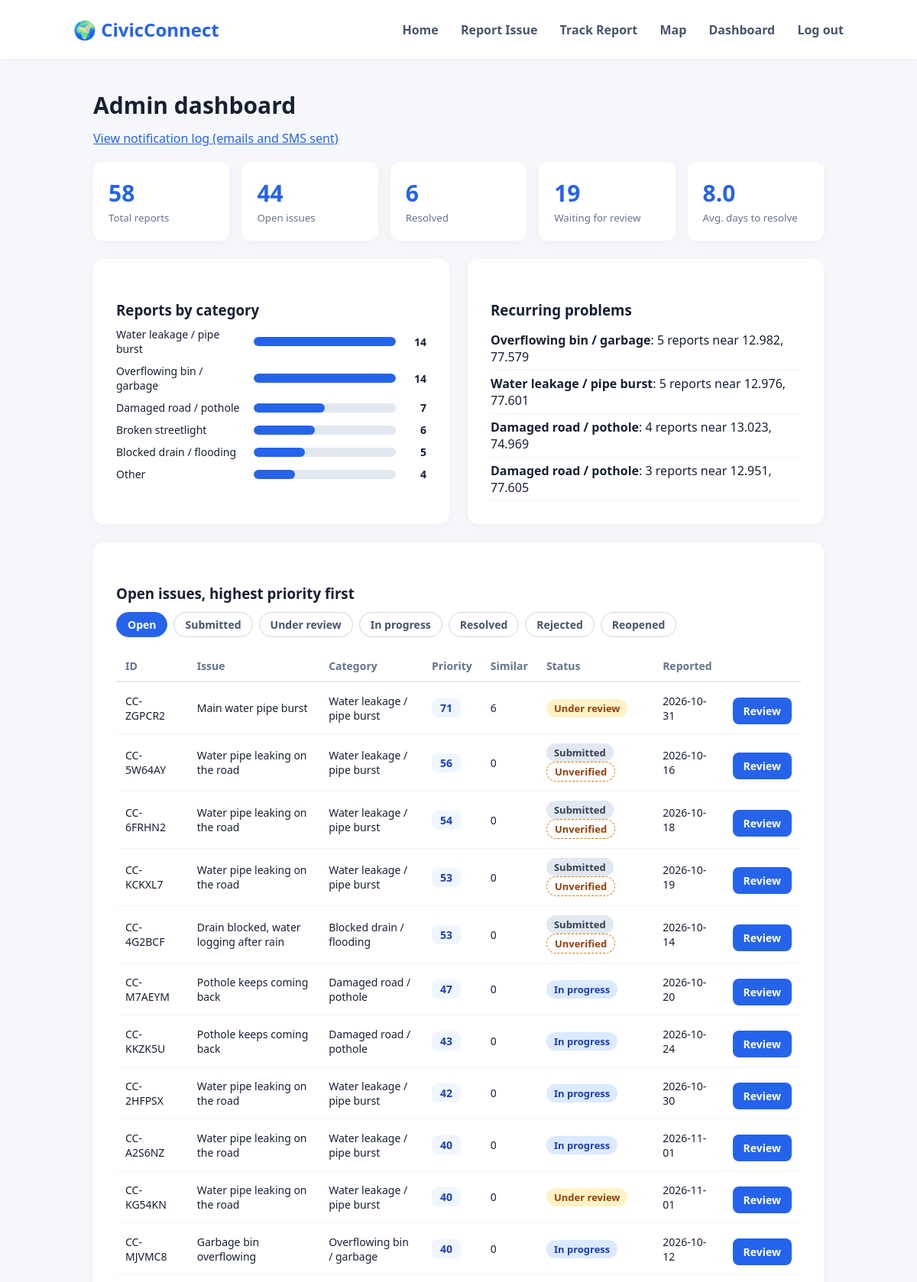
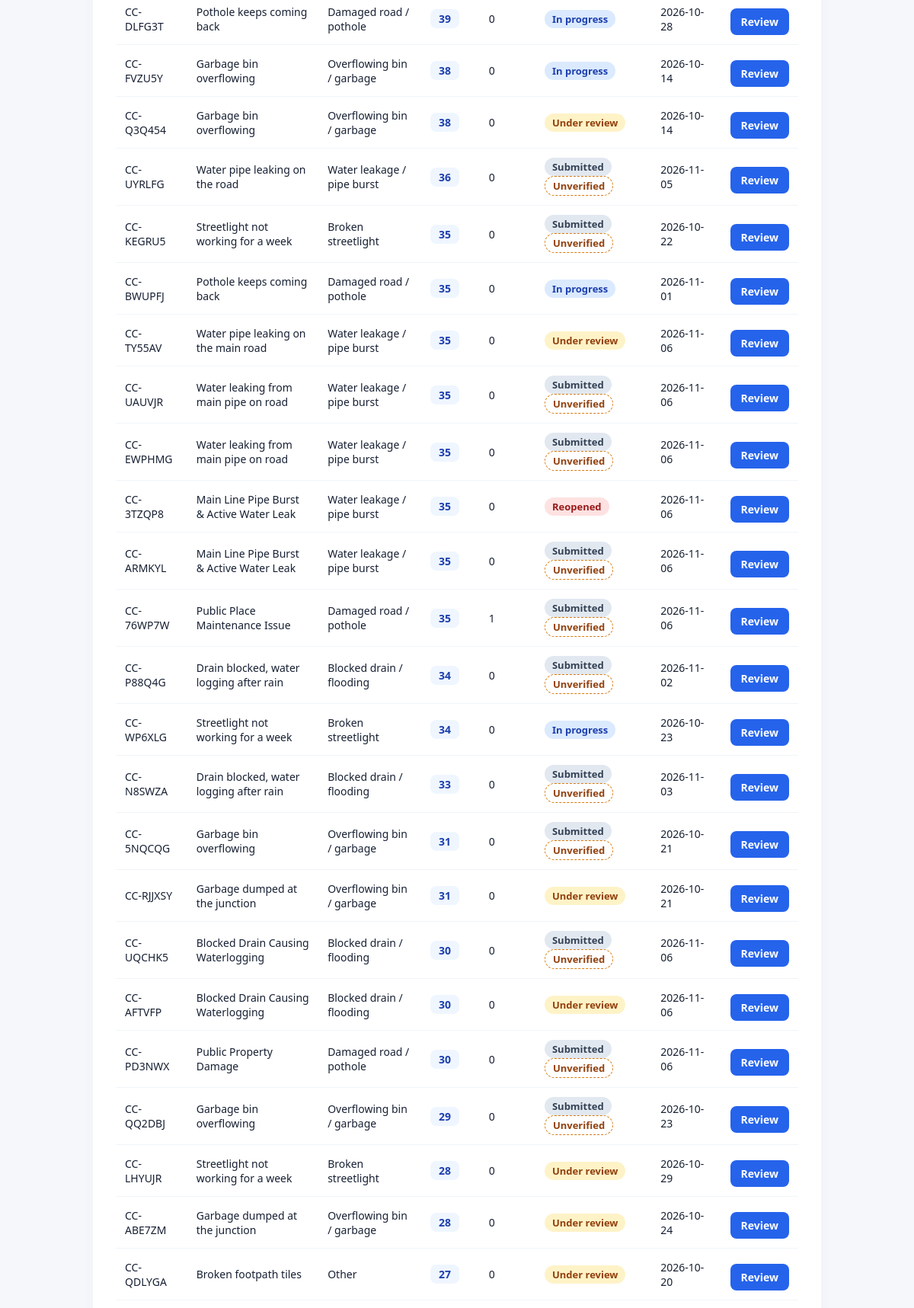
/dashboard (signed in, upper part), run on the app's committed database (2 pictures, top to bottom).
### tables this page shows
CREATE TABLE reports (
            id INTEGER PRIMARY KEY AUTOINCREMENT,
            complaint_id TEXT UNIQUE NOT NULL,
            title TEXT NOT NULL,
            description TEXT NOT NULL,
            category TEXT NOT NULL,
            lat REAL,
            lng REAL,
            image TEXT,
            status TEXT NOT NULL DEFAULT 'submitted',
            is_verified INTEGER NOT NULL DEFAULT 0,
            duplicate_of INTEGER,
            duplicate_count INTEGER NOT NULL DEFAULT 0,
            citizen_verified INTEGER,
            created_at TEXT NOT NULL,
            updated_at TEXT NOT NULL,
            resolved_at TEXT
        , email TEXT, phone TEXT, contact_email TEXT, contact_phone TEXT);

### app.py (the view)
@app.route("/dashboard")
@admin_required
def dashboard():
    db = get_db()
    status_filter = request.args.get("status", "")
    all_rows = db.execute("SELECT * FROM reports").fetchall()
    primary = [r for r in all_rows if r["duplicate_of"] is None]
    open_rows = [r for r in primary if r["status"] in OPEN_STATUSES]
    resolved_rows = [r for r in primary if r["status"] == "resolved"]
    days = []
    for r in resolved_rows:
        created, done = parse_time(r["created_at"]), parse_time(r["resolved_at"])
        if created and done:
            days.append((done - created).total_seconds() / 86400)
    avg_days = round(sum(days) / len(days), 1) if days else None
    queue = []
    for r in primary:
        if status_filter and r["status"] != status_filter:
            continue
        if not status_filter and r["status"] not in OPEN_STATUSES:
            continue
        score, reason = priority(r)
        queue.append({"r": r, "score": score, "reason": reason})
    queue.sort(key=lambda x: x["score"], reverse=True)
    by_category = {}
    for r in primary:
        label = CATEGORIES[r["category"]][0]
        by_category[label] = by_category.get(label, 0) + 1
    max_cat = max(by_category.values()) if by_category else 1
    stats = {
        "total": len(all_rows),
        "open": len(open_rows),
        "resolved": len(resolved_rows),
        "unverified": sum(1 for r in primary if not r["is_verified"] and r["status"] == "submitted"),
        "avg_days": avg_days,
    }
    return render_template(
        "dashboard.html",
        stats=stats,
        queue=queue,
        by_category=sorted(by_category.items(), key=lambda kv: kv[1], reverse=True),
        max_cat=max_cat,
        hotspots=hotspot_rows(db),
        status_filter=status_filter,
    )

### app.py (called while the page is built)
def get_db():
    if "db" not in g:
        g.db = sqlite3.connect(DB_PATH)
        g.db.row_factory = sqlite3.Row
    return g.db

def parse_time(value):
    try:
        return datetime.strptime(value, "%Y-%m-%d %H:%M:%S")
    except (TypeError, ValueError):
        return None

def priority(report):
    label, weight = CATEGORIES.get(report["category"], ("Other", 10))
    created = parse_time(report["created_at"])
    days = max((datetime.now() - created).days, 0) if created else 0
    dups = min(report["duplicate_count"], 10)
    score = weight + dups * 5 + min(days, 30)
    reason = f"{label}: {weight} + {dups} duplicate(s) x 5 + {days} day(s) open"
    return score, reason

@app.after_request
def send_queued_notifications(response):
    jobs = g.pop("jobs", None)
    if jobs:
        notifier.dispatch(jobs, DB_PATH)
    return response

def admin_required(view):
    @wraps(view)
    def wrapper(*args, **kwargs):
        if not session.get("admin"):
            return redirect(url_for("admin_login", next=request.path))
        return view(*args, **kwargs)
    return wrapper

@app.context_processor
def inject_globals():
    return {"STATUS_LABELS": STATUS_LABELS, "CATEGORIES": CATEGORIES}

def hotspot_rows(db):
    rows = db.execute(
        """SELECT category, ROUND(lat, 3) AS lat, ROUND(lng, 3) AS lng, COUNT(*) AS n
           FROM reports WHERE lat IS NOT NULL
           GROUP BY category, ROUND(lat, 3), ROUND(lng, 3)
           HAVING COUNT(*) >= 3 ORDER BY n DESC"""
    ).fetchall()
    return [
        {"category": CATEGORIES[r["category"]][0], "lat": r["lat"], "lng": r["lng"], "count": r["n"]}
        for r in rows
    ]

### templates/dashboard.html (shortened to what this page needs)
{% extends "base.html" %}
{% block content %}
<h1>Admin dashboard</h1>
<p><a href="/admin/notifications">View notification log (emails and SMS sent)</a></p>
<section class="stats">
    <div class="stat"><strong>{{ stats.total }}</strong><small>Total reports</small></div>
    <div class="stat"><strong>{{ stats.open }}</strong><small>Open issues</small></div>
    <div class="stat"><strong>{{ stats.resolved }}</strong><small>Resolved</small></div>
    <div class="stat"><strong>{{ stats.unverified }}</strong><small>Waiting for review</small></div>
    <div class="stat"><strong>{{ stats.avg_days if stats.avg_days is not none else '-' }}</strong><small>Avg. days to resolve</small></div>
</section>
<section class="two-col">
    <div class="card">
        <h3>Reports by category</h3>
        {% if by_category %}
            {% for label, count in by_category %}
            <div class="bar-row">
                <span class="bar-label">{{ label }}</span>
                <span class="bar-track"><span class="bar-fill" style="width: {{ (count / max_cat * 100)|round|int }}%"></span></span>
                <span class="bar-count">{{ count }}</span>
            </div>
            {% endfor %}
        {% else %}
            <p class="muted">No reports yet.</p>
        {% endif %}
    </div>
    <div class="card">
        <h3>Recurring problems</h3>
        {% if hotspots %}
            <ul class="plain">
            {% for h in hotspots %}
                <li><strong>{{ h.category }}</strong>: {{ h.count }} reports near {{ h.lat }}, {{ h.lng }}</li>
            {% endfor %}
            </ul>
        {% else %}
            <p class="muted">No area has 3 or more reports of the same kind yet.</p>
        {% endif %}
    </div>
</section>
<section class="card">
    <h3>{% if status_filter %}{{ STATUS_LABELS[status_filter] }} reports{% else %}Open issues, highest priority first{% endif %}</h3>
    <div class="filters">
        <a href="/dashboard" class="{{ '' if status_filter else 'active' }}">Open</a>
        {% for key, label in STATUS_LABELS.items() %}
            <a href="/dashboard?status={{ key }}" class="{{ 'active' if status_filter == key else '' }}">{{ label }}</a>
        {% endfor %}
    </div>
    {% if queue %}
    <div class="table-wrap">
    <table>
        <thead>
            <tr><th>ID</th><th>Issue</th><th>Category</th><th>Priority</th><th>Similar</th><th>Status</th><th>Reported</th><th></th></tr>
        </thead>
        <tbody>
        {% for item in queue %}
            <tr>
                <td>{{ item.r['complaint_id'] }}</td>
                <td>{{ item.r['title'] }}</td>
                <td>{{ CATEGORIES[item.r['category']][0] }}</td>
                <td><span class="score" title="{{ item.reason }}">{{ item.score }}</span></td>
                <td>{{ item.r['duplicate_count'] }}</td>
                <td>
                    <span class="badge {{ item.r['status'] }}">{{ STATUS_LABELS[item.r['status']] }}</span>
                    {% if not item.r['is_verified'] %}<span class="badge unverified">Unverified</span>{% endif %}
                </td>
                <td>{{ item.r['created_at'][:10] }}</td>
                <td><a href="{{ url_for('admin_report', report_id=item.r['id']) }}" class="btn small-btn">Review</a></td>
            </tr>
        {% endfor %}
        </tbody>
    </table>
    </div>
    {% else %}
        <p class="muted">Nothing here. New reports will appear as soon as citizens submit them.</p>
    {% endif %}
</section>
{% endblock %}

### static/style.css (style rules this page uses)
* { margin: 0; padding: 0; box-sizing: border-box; }
body { font-family: "Segoe UI", Arial, sans-serif; background: #f5f7fb; color: #172033; }
.btn { display: inline-block; padding: 14px 22px; background: #2563eb; color: white; text-decoration: none; border-radius: 8px; font-weight: 600; margin-right: 8px; }

### static/app.css (style rules this page uses)
.container h1 { font-size: 30px; margin-bottom: 12px; }
.container h3 { margin: 24px 0 10px; }
.container a { color: #2563eb; }
.card { background: white; border-radius: 14px; padding: 30px; margin-bottom: 24px; box-shadow: 0 5px 20px #00000008; }
.small-btn { padding: 8px 14px; font-size: 14px; margin: 8px 0 0; }
a.btn, a.btn:hover { color: white; text-decoration: none; }
.badge { display: inline-block; padding: 3px 10px; border-radius: 999px; font-size: 13px; font-weight: 600; margin-right: 6px; }
.badge.submitted { background: #e2e8f0; color: #334155; }
.badge.under_review { background: #fef3c7; color: #92400e; }
.badge.in_progress { background: #dbeafe; color: #1e40af; }
.badge.reopened { background: #fee2e2; color: #991b1b; }
.badge.unverified { background: white; color: #92400e; border: 1px dashed #d97706; }
.stats { display: grid; grid-template-columns: repeat(5, 1fr); gap: 16px; margin: 20px 0 24px; }
.stat { background: white; padding: 20px; border-radius: 12px; box-shadow: 0 5px 20px #00000008; }
.stat strong { display: block; font-size: 30px; color: #2563eb; }
.stat small { color: #64748b; }
.two-col { display: grid; grid-template-columns: 1fr 1fr; gap: 24px; }
.two-col .card { margin-bottom: 24px; }
.bar-row { display: grid; grid-template-columns: 170px 1fr 30px; gap: 10px; align-items: center; margin: 10px 0; font-size: 14px; }
.bar-track { background: #e2e8f0; border-radius: 999px; height: 12px; overflow: hidden; }
.bar-fill { display: block; background: #2563eb; height: 100%; border-radius: 999px; }
.bar-count { text-align: right; font-weight: 600; }
.plain { list-style: none; }
.plain li { padding: 6px 0; border-bottom: 1px solid #f1f5f9; }
.filters { display: flex; flex-wrap: wrap; gap: 8px; margin: 12px 0 18px; }
.filters a { padding: 6px 14px; border-radius: 999px; border: 1px solid #cbd5e1; text-decoration: none; color: #475569; font-size: 14px; font-weight: 600; }
.filters a.active { background: #2563eb; border-color: #2563eb; color: white; }
.table-wrap { overflow-x: auto; }
table { width: 100%; border-collapse: collapse; font-size: 14px; }
th { text-align: left; color: #64748b; font-weight: 600; padding: 10px 12px; border-bottom: 2px solid #e2e8f0; white-space: nowrap; }
td { padding: 12px; border-bottom: 1px solid #f1f5f9; vertical-align: middle; }
.score { display: inline-block; min-width: 38px; text-align: center; padding: 3px 8px; border-radius: 8px; background: #eff6ff; color: #1e40af; font-weight: 700; cursor: help; }

### data on the page
reports: r.complaint_id "CC-ZGPCR2", r "Main water pipe burst", category "Water leakage / pipe burst", r.duplicate_count "6", status "Under review", created_at "2026-10-31"
reports: r.complaint_id "CC-5W64AY", r "Water pipe leaking on the road", category "Water leakage / pipe burst", r.duplicate_count "0", status "Submitted", created_at "2026-10-16"
reports: r.complaint_id "CC-6FRHN2", r "Water pipe leaking on the road", category "Water leakage / pipe burst", r.duplicate_count "0", status "Submitted", created_at "2026-10-18"
reports: r.complaint_id "CC-KCKXL7", r "Water pipe leaking on the road", category "Water leakage / pipe burst", r.duplicate_count "0", status "Submitted", created_at "2026-10-19"
reports: r.complaint_id "CC-4G2BCF", r "Drain blocked, water logging after rain", category "Blocked drain / flooding", r.duplicate_count "0", status "Submitted", created_at "2026-10-14"
reports: r.complaint_id "CC-M7AEYM", r "Pothole keeps coming back", category "Damaged road / pothole", r.duplicate_count "0", status "In progress", created_at "2026-10-20"
reports: r.complaint_id "CC-KKZK5U", r "Pothole keeps coming back", category "Damaged road / pothole", r.duplicate_count "0", status "In progress", created_at "2026-10-24"
reports: r.complaint_id "CC-2HFPSX", r "Water pipe leaking on the road", category "Water leakage / pipe burst", r.duplicate_count "0", status "In progress", created_at "2026-10-30"
reports: r.complaint_id "CC-A2S6NZ", r "Water pipe leaking on the road", category "Water leakage / pipe burst", r.duplicate_count "0", status "In progress", created_at "2026-11-01"
reports: r.complaint_id "CC-KG54KN", r "Water pipe leaking on the road", category "Water leakage / pipe burst", r.duplicate_count "0", status "Under review", created_at "2026-11-01"
reports: r.complaint_id "CC-MJVMC8", r "Garbage bin overflowing", category "Overflowing bin / garbage", r.duplicate_count "0", status "In progress", created_at "2026-10-12"
reports: r.complaint_id "CC-DLFG3T", r "Pothole keeps coming back", category "Damaged road / pothole", r.duplicate_count "0", status "In progress", created_at "2026-10-28"
reports: r.complaint_id "CC-FVZU5Y", r "Garbage bin overflowing", category "Overflowing bin / garbage", r.duplicate_count "0", status "In progress", created_at "2026-10-14"
reports: r.complaint_id "CC-Q3Q454", r "Garbage bin overflowing", category "Overflowing bin / garbage", r.duplicate_count "0", status "Under review", created_at "2026-10-14"
reports: r.complaint_id "CC-UYRLFG", r "Water pipe leaking on the road", category "Water leakage / pipe burst", r.duplicate_count "0", status "Submitted", created_at "2026-11-05"
reports: r.complaint_id "CC-KEGRU5", r "Streetlight not working for a week", category "Broken streetlight", r.duplicate_count "0", status "Submitted", created_at "2026-10-22"
reports: r.complaint_id "CC-BWUPFJ", r "Pothole keeps coming back", category "Damaged road / pothole", r.duplicate_count "0", status "In progress", created_at "2026-11-01"
reports: r.complaint_id "CC-TY55AV", r "Water pipe leaking on the main road", category "Water leakage / pipe burst", r.duplicate_count "0", status "Under review", created_at "2026-11-06"
reports: r.complaint_id "CC-UAUVJR", r "Water leaking from main pipe on road", category "Water leakage / pipe burst", r.duplicate_count "0", status "Submitted", created_at "2026-11-06"
reports: r.complaint_id "CC-EWPHMG", r "Water leaking from main pipe on road", category "Water leakage / pipe burst", r.duplicate_count "0", status "Submitted", created_at "2026-11-06"
reports: r.complaint_id "CC-3TZQP8", r "Main Line Pipe Burst & Active Water Leak", category "Water leakage / pipe burst", r.duplicate_count "0", status "Reopened", created_at "2026-11-06"
reports: r.complaint_id "CC-ARMKYL", r "Main Line Pipe Burst & Active Water Leak", category "Water leakage / pipe burst", r.duplicate_count "0", status "Submitted", created_at "2026-11-06"
reports: r.complaint_id "CC-76WP7W", r "Public Place Maintenance Issue", category "Damaged road / pothole", r.duplicate_count "1", status "Submitted", created_at "2026-11-06"
reports: r.complaint_id "CC-P88Q4G", r "Drain blocked, water logging after rain", category "Blocked drain / flooding", r.duplicate_count "0", status "Submitted", created_at "2026-11-02"
reports: r.complaint_id "CC-WP6XLG", r "Streetlight not working for a week", category "Broken streetlight", r.duplicate_count "0", status "In progress", created_at "2026-10-23"
reports: r.complaint_id "CC-N8SWZA", r "Drain blocked, water logging after rain", category "Blocked drain / flooding", r.duplicate_count "0", status "Submitted", created_at "2026-11-03"
reports: r.complaint_id "CC-5NQCQG", r "Garbage bin overflowing", category "Overflowing bin / garbage", r.duplicate_count "0", status "Submitted", created_at "2026-10-21"
reports: r.complaint_id "CC-RJJXSY", r "Garbage dumped at the junction", category "Overflowing bin / garbage", r.duplicate_count "0", status "Under review", created_at "2026-10-21"
reports: r.complaint_id "CC-UQCHK5", r "Blocked Drain Causing Waterlogging", category "Blocked drain / flooding", r.duplicate_count "0", status "Submitted", created_at "2026-11-06"
reports: r.complaint_id "CC-AFTVFP", r "Blocked Drain Causing Waterlogging", category "Blocked drain / flooding", r.duplicate_count "0", status "Under review", created_at "2026-11-06"
reports: r.complaint_id "CC-PD3NWX", r "Public Property Damage", category "Damaged road / pothole", r.duplicate_count "0", status "Submitted", created_at "2026-11-06"
reports: r.complaint_id "CC-QQ2DBJ", r "Garbage bin overflowing", category "Overflowing bin / garbage", r.duplicate_count "0", status "Submitted", created_at "2026-10-23"
reports: r.complaint_id "CC-LHYUJR", r "Streetlight not working for a week", category "Broken streetlight", r.duplicate_count "0", status "Under review", created_at "2026-10-29"
reports: r.complaint_id "CC-ABE7ZM", r "Garbage dumped at the junction", category "Overflowing bin / garbage", r.duplicate_count "0", status "Under review", created_at "2026-10-24"
reports: r.complaint_id "CC-QDLYGA", r "Broken footpath tiles", category "Other", r.duplicate_count "0", status "Under review", created_at "2026-10-20"

### other printed values
{{ stats.total }} "58"
{{ stats.open }} "44"
{{ stats.resolved }} "6"
{{ stats.unverified }} "19"
{{ stats.avg_days if stats.avg_days is not none else '-' }} "8.0"
{{ label }} "Water leakage / pipe burst" "Overflowing bin / garbage" "Damaged road / pothole" "Broken streetlight" "Blocked drain / flooding" "Other"
{{ count }} "14" "14" "7" "6" "5" "4"
{{ h.category }} "Overflowing bin / garbage" "Water leakage / pipe burst" "Damaged road / pothole" "Damaged road / pothole"
{{ h.count }} "5" "5" "4" "3"
{{ h.lat }} "12.982" "12.976" "13.023" "12.951"
{{ h.lng }} "77.579" "77.601" "74.969" "77.605"
{{ label }} "Submitted" "Under review" "In progress" "Resolved" "Rejected" "Reopened"
{{ item.score }} "71" "56" "54" "53" "53" "47" "43" "42" "40" "40" "40" "39" "38" "38" "36" "35" "35" "35" "35" "35" "35" "35" "35" "34" "34" "33" "31" "31" "30" "30" "30" "29" "28" "28" "27"
